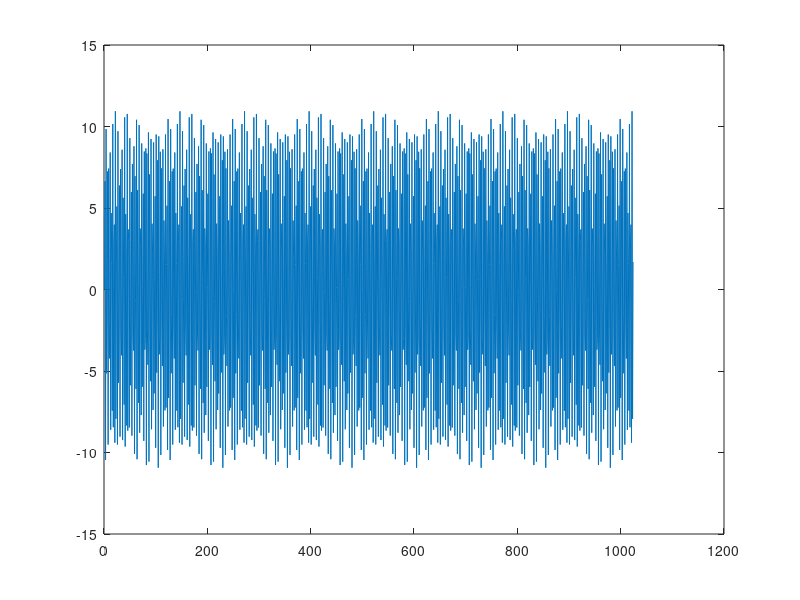
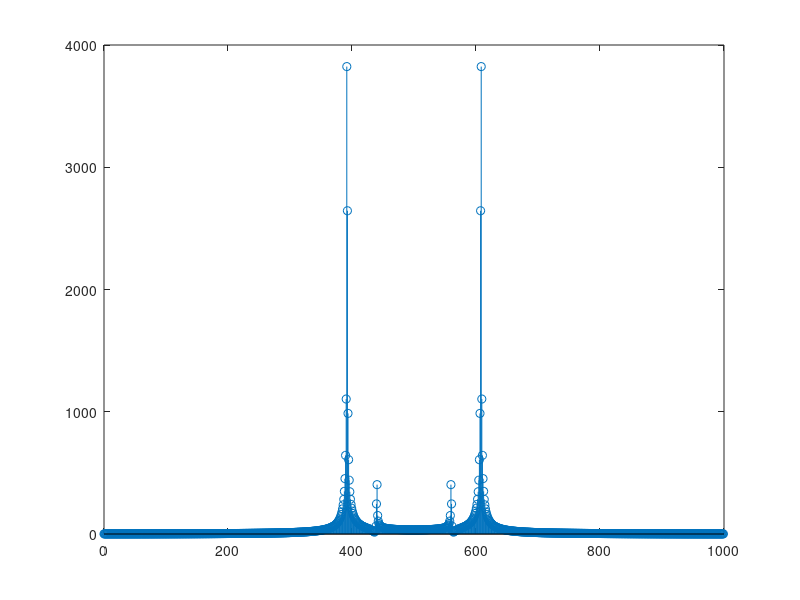
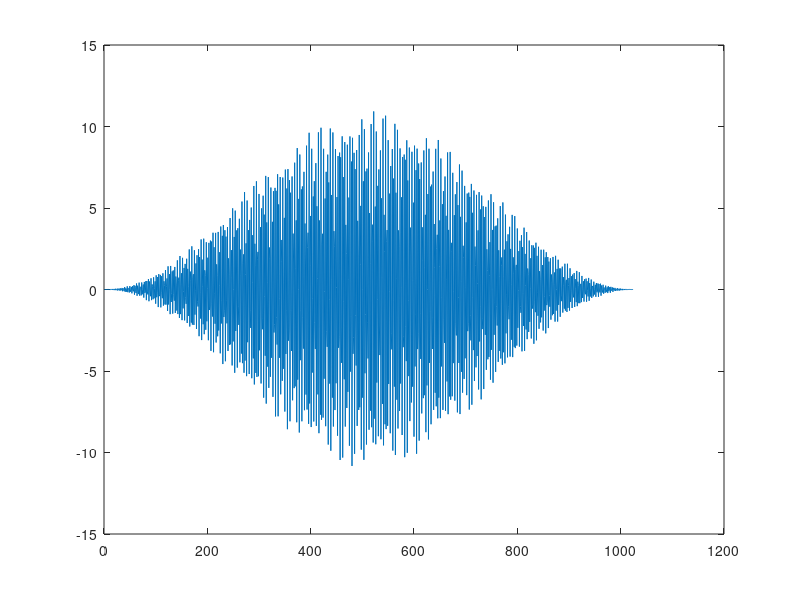
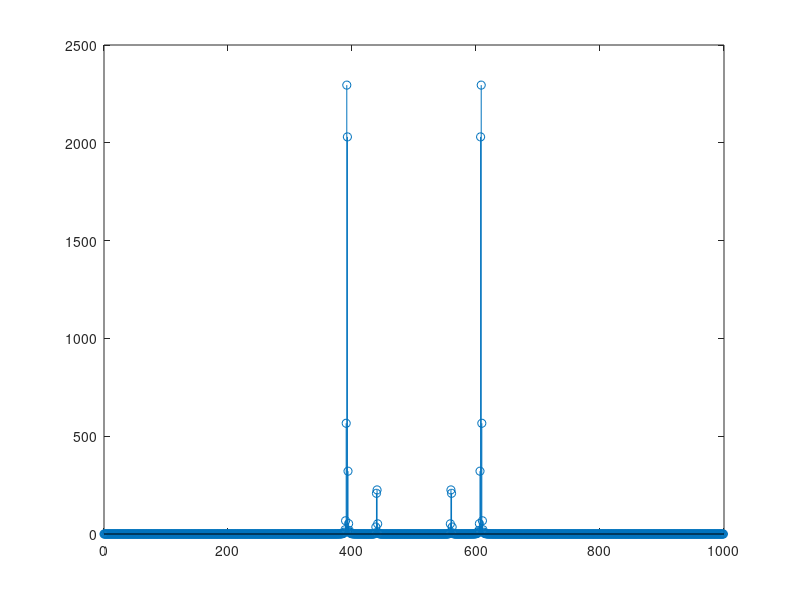

MATLAB code to generate these figures, in order:
%semnalul initial
load('notes_signal_long.mat')
plot(notes_signal)
N = length(notes_signal);
figure

fx1 = zeros(1, N);
fidx1 = (fs / N) *linspace(0,N-1,N);
spectrum = fft(notes_signal, N);
stem(fidx1, abs(spectrum));
figure



%inmultire semnale
s = zeros(1, N);
s = notes_signal .* transpose(hanning(N));
plot(s);
figure



%fft semnal rezultat
fx1 = zeros(1, N);
fidx1 = (fs / N) *linspace(0,N-1,N);
spectrum = fft(s, N);
stem(fidx1, abs(spectrum));